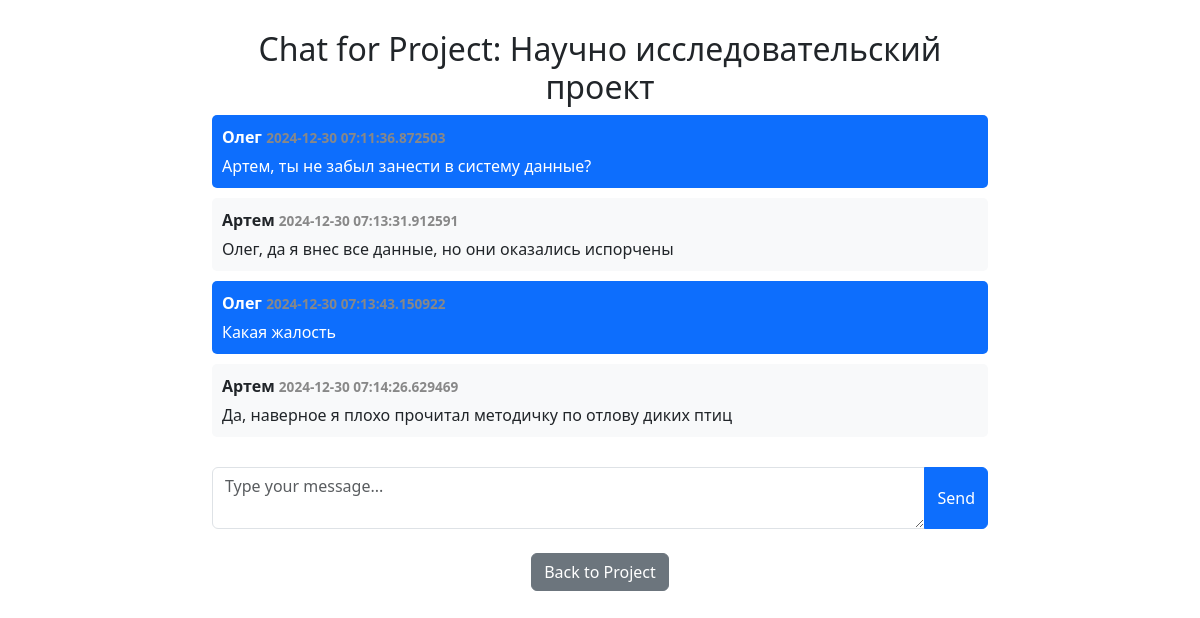
The app's page /chat/10 (signed in) with its own data.
### tables this page shows
CREATE TABLE projects (
        id INTEGER PRIMARY KEY AUTOINCREMENT,
        name TEXT NOT NULL,
        description TEXT,
        createdDate TEXT DEFAULT CURRENT_TIMESTAMP,
        owner_id INTEGER NOT NULL,
        FOREIGN KEY (owner_id) REFERENCES users(id)
    );

CREATE TABLE users (
        id INTEGER PRIMARY KEY AUTOINCREMENT,
        name TEXT NOT NULL,
        email TEXT UNIQUE NOT NULL,
        password TEXT NOT NULL,
        role TEXT NOT NULL DEFAULT 'user'
    );

CREATE TABLE messages (
        id INTEGER PRIMARY KEY AUTOINCREMENT,
        content TEXT NOT NULL,
        timestamp TEXT DEFAULT CURRENT_TIMESTAMP,
        author_id INTEGER NOT NULL,
        chat_id INTEGER NOT NULL,
        FOREIGN KEY (author_id) REFERENCES users(id),
        FOREIGN KEY (chat_id) REFERENCES chats(id)
    );

### app.py (the view, shortened to what this page needs)
@app.route('/chat/<int:project_id>', methods=['GET', 'POST'])
def project_chat(project_id):
    if 'user_id' not in session:
        flash('Please login.', 'warning')
        return redirect(url_for('login'))
    conn = get_db_connection()
    chat = conn.execute('SELECT * FROM chats WHERE project_id = ?', (project_id,)).fetchone()
    project = conn.execute('SELECT * FROM projects WHERE id = ?', (project_id,)).fetchone()
    messages = conn.execute('SELECT * FROM messages WHERE chat_id = ?', (chat['id'],)).fetchall()
    users_ids = conn.execute('SELECT user_id FROM projects_users WHERE project_id = ?', (project_id,)).fetchall()
    users = []
    for user_id in users_ids:
        u = conn.execute('SELECT * FROM users WHERE id = ?', (user_id['user_id'],)).fetchone()
        users.append(u)
    conn.close()
    names = {u['id']: u['name'] for u in users}
    if session['user_id'] not in [u["id"] for u in users]:
        return redirect(url_for('home'))
    return render_template('chat.html', chat=chat, messages=messages, project=project, user=session['user_id'], names=names)

### app.py (called while the page is built)
def get_db_connection():
    conn = sqlite3.connect('app.db')
    conn.row_factory = sqlite3.Row  # This allows us to work with named columns
    return conn

### templates/chat.html (shortened to what this page needs)
<!DOCTYPE html>
<html lang="en">
<head>
    <link rel="stylesheet" href="https://cdn.jsdelivr.net/npm/bootstrap@5.3.0-alpha1/dist/css/bootstrap.min.css">
</head>
<body>
    <div class="container chat-container">
        <h2 class="text-center">Chat for Project: {{ project.name }}</h2>
        <div class="chat-box">
            {% for message in messages %}
                <div class="message {% if message.author_id == user %}bg-primary text-white{% else %}bg-light{% endif %}">
                    <div class="message-author">{{ names[message.author_id] }} <span class="message-time">{{ message.timestamp }}</span></div>
                    <div class="message-content">{{ message.content }}</div>
                </div>
            {% endfor %}
        </div>
        <form action="/chat/{{ project.id }}" method="POST" class="input-group">
            <textarea class="form-control" id="message_content" name="content" placeholder="Type your message..." required></textarea>
            <button type="submit" class="btn btn-primary">Send</button>
        </form>
        <div class="text-center mt-4">
            <a href="/project/{{ project.id }}" class="btn btn-secondary">Back to Project</a>
        </div>
    </div>
</body>
</html>

### templates/chat.html (style rules this page uses)
.chat-container { max-width: 800px; margin: 0 auto; padding-top: 30px; }
.chat-box { max-height: 400px; overflow-y: scroll; margin-bottom: 20px; }
.message { padding: 10px; margin-bottom: 10px; border-radius: 5px; }
.message-author { font-weight: bold; }
.message-content { margin-top: 5px; }
.message-time { font-size: 0.85em; color: #888; }
.input-group { margin-top: 20px; }

### records on screen
projects: name "Научно исследовательский проект"
messages: timestamp "2024-12-30 07:11:36.872503", content "Артем, ты не забыл занести в систему данные?"
users: name "Олег"
messages: timestamp "2024-12-30 07:13:31.912591", content "Олег, да я внес все данные, но они оказались испорчены"
users: name "Артем"
messages: timestamp "2024-12-30 07:13:43.150922", content "Какая жалость"
messages: timestamp "2024-12-30 07:14:26.629469", content "Да, наверное я плохо прочитал методичку по отлову диких птиц"
